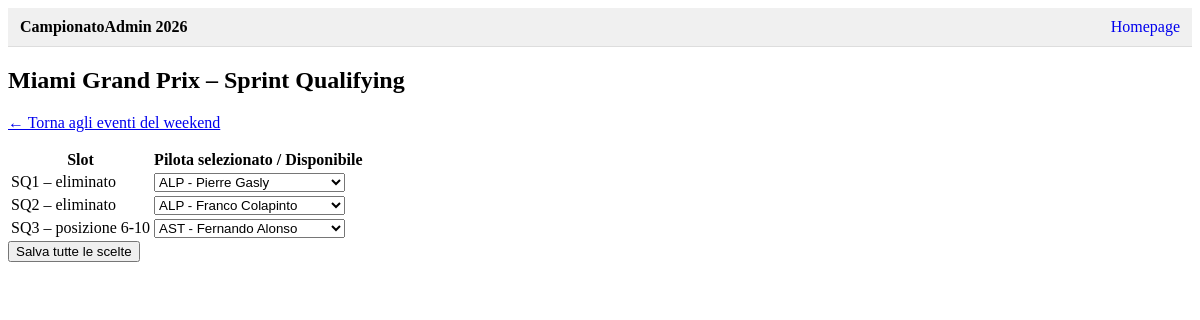
Page /dashboard/championships/2/weekend/73/qualifying/sprint/64/choice/ (signed in) on the earlier database version.
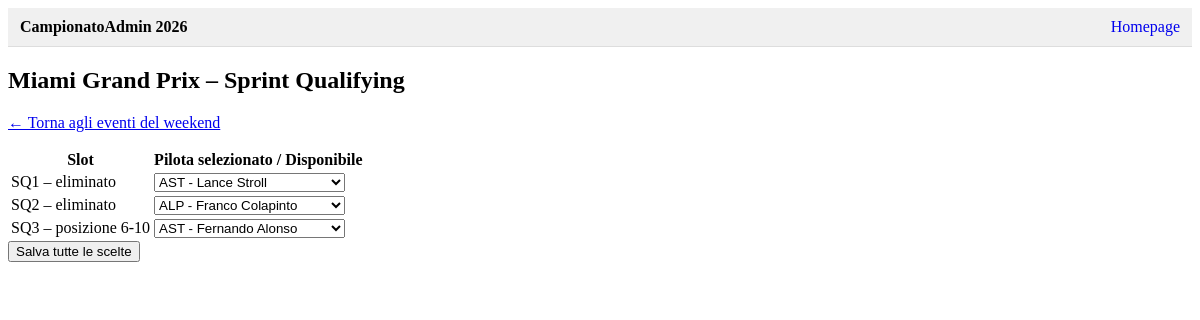
Same page on the later database version.
### fantaApp/models.py (models this page shows, shortened)
class AbstractPlayerChoice(models.Model):
    player = models.ForeignKey(ChampionshipPlayer, on_delete=models.CASCADE)
    driver = models.ForeignKey(Driver, on_delete=models.PROTECT)
    created_at = models.DateTimeField(auto_now_add=True)
    class Meta:
        abstract = True
        indexes = [models.Index(fields=["player", "driver"])]

class PlayerSprintQualifyingChoice(AbstractPlayerChoice):
    qualifying = models.ForeignKey(Qualifying, on_delete=models.CASCADE)
    SELECTION_SLOTS = [
        ('sq1', 'Out in SQ1'),
        ('sq2', 'Out in SQ2'),
        ('sq3', 'SQ3 (6-10)'),
    ]
    selection_slot = models.CharField(
        max_length=3,
        choices=SELECTION_SLOTS,
    )
    class Meta(AbstractPlayerChoice.Meta):
        unique_together = [("player", "qualifying", "selection_slot")]

class Driver(models.Model):
    first_name = models.CharField(max_length=50)
    last_name = models.CharField(max_length=50)
    number = models.PositiveSmallIntegerField(null=True, blank=True)
    short_name = models.CharField(max_length=3)
    team = models.ForeignKey('Team', on_delete=models.CASCADE)
    season = models.PositiveSmallIntegerField()
    api_id = models.CharField(max_length=50,unique= True)
    created_at = models.DateTimeField(auto_now_add=True)
    modified_at = models.DateTimeField(auto_now=True)
    deleted_at = models.DateTimeField(null=True, blank=True)
    active = models.BooleanField(default=True)
    is_valid = models.BooleanField(default=True)
    class Meta:
        ordering = ['team__name', 'first_name'] #serve a far tornare sempre i piloti in ordine alfabetico, raggruppati per squadra
        unique_together = ('number', 'season')

class Team(models.Model):
    name = models.CharField(max_length=50)
    short_name = models.CharField(max_length=3)
    api_id = models.CharField(max_length=50,unique= True)
    nationality = models.CharField(max_length=50)
    created_at = models.DateTimeField(auto_now_add=True)
    modified_at = models.DateTimeField(auto_now=True)
    deleted_at = models.DateTimeField(null=True, blank=True)
    active = models.BooleanField(default=True)
    class Meta:
        ordering = ['name'] #serve a far tornare sempre i piloti in ordine alfabetico

### fantaApp/views/weekend.py (the view, shortened to what this page needs)
@login_required
@transaction.atomic
def sprint_qualifying_choice(request, championship_id, weekend_id, event_id):
    champ, weekend, player = _base_context(request, championship_id, weekend_id)
    qualifying = get_object_or_404(Qualifying, pk=event_id, weekend=weekend, type="sprint")
    event_started = helper._event_has_started(qualifying)
    slots = [("sq1", "SQ1 – eliminato"),
             ("sq2", "SQ2 – eliminato"),
             ("sq3", "SQ3 – posizione 6‑10")]
    existing = {
        c.selection_slot: c
        for c in qualifying.playersprintqualifyingchoice_set
                     .filter(player=player)
                     .select_related("driver")
    }
    drivers_avail = (
        Driver.objects
        .filter(season=weekend.season)
        .select_related("team")
        .order_by("team__name", "first_name", "last_name")
    )
    context = {
        "championship": champ,
        "weekend": weekend,
        "event": qualifying,
        "slots": slots,
        "existing": existing,        # dict slot -> choice
        "drivers": drivers_avail,    # per i select ancora vuoti
        "event_started": event_started,
    }
    return render(request, "fantaApp/sprint_race_qualifying_choice.html", context)

### fantaApp/services/helper.py (called while the page is built)
def _event_has_started(event) -> bool:
    from django.utils import timezone
    if isinstance(event, Qualifying):
        start = getattr(
            event.weekend,
            "sprint_qualifying_start" if event.type == "sprint" else "qualifying_start",
            None,
        )
    else:  # Race
        start = getattr(
            event.weekend,
            "sprint_start" if event.type == "sprint" else "race_start",
            None,
        )
    if not start:
        return False
    if timezone.is_naive(start):
        start = timezone.make_aware(start, timezone.utc)
    return timezone.now() >= start

### fantaApp/templatetags/dict_extras.py (called while the page is built)
@register.filter
def get_item(dictionary, key):
    try:
        return dictionary[key]
    except (KeyError, TypeError, IndexError):
        return None

### fantaApp/views/weekend.py (called while the page is built)
def _base_context(request, championship_id: int, weekend_id: int):
    championship = get_object_or_404(Championship, pk=championship_id)
    weekend      = get_object_or_404(Weekend, pk=weekend_id)
    player       = request.user.championshipplayer_set.get(championship=championship)
    return championship, weekend, player

### fantaApp/templates/fantaApp/sprint_race_qualifying_choice.html (shortened to what this page needs)
{% extends 'fantaApp/championship_flow_base.html' %} {% load dict_extras %} {% block championship_content %}
<h2>{{ weekend.event_name }} – Sprint Qualifying</h2>
<p>
  <a href="{% url 'weekend_details' championship.id weekend.id %}">← Torna agli eventi del weekend</a>
</p>
{% if not event_started %}
<form method="post">
  {% endif %}
  <table>
    <thead>
      <tr>
        <th>Slot</th>
        <th>Pilota selezionato / Disponibile</th>
      </tr>
    </thead>
    <tbody>
      {% for code, label in slots %}
      <tr>
        <td>{{ label }}</td>
        <td>
          {% if event_started %}
            {% if code in existing %}
              {% with choice=existing|get_item:code %}✔ {{ choice.driver.short_name }}{% endwith %}
            {% else %}
              —
            {% endif %}
          {% else %}
          {% with choice=existing|get_item:code %}
          <select name="driver_{{ code }}" id="driver_{{ code }}">
            {% for d in drivers %}
            <option value="{{ d.id }}" {% if choice and choice.driver_id == d.id %}selected{% endif %}>
              {{ d.team.short_name }} - {{ d.first_name }} {{d.last_name}}
            </option>
            {% endfor %}
          </select>
          {% endwith %}
          {% endif %}
        </td>
      </tr>
      {% endfor %}
    </tbody>
  </table>
  {% if not event_started %}
  <button type="submit">Salva tutte le scelte</button>
</form>
{% endif %}
{% endblock %}

Differences in the rows shown:
changed PlayerSprintQualifyingChoice: driver_sq1 "ALP - Pierre Gasly" → "AST - Lance Stroll"
